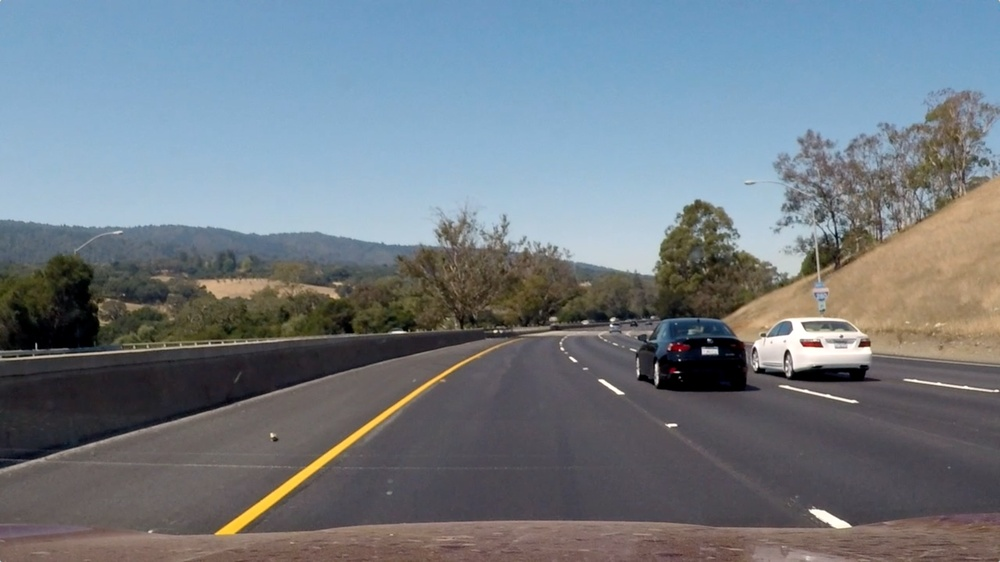
#> input picture trafficLight/test_code/test7.jpg, 1000 x 562 px, shrunk from 2560 x 1440 before the run
$ python hsvfilter.py
#> lines starting #> are read from the running program, lines starting #| are printed output that depends on the picture; after the words box and inside, x2 and y2 are one past the last pixel; in counts of white or black regions, pixels touching at a corner belong together
import matplotlib.pyplot as plt
import matplotlib.image as mpimg
import numpy as np
import cv2

# img = cv2.imread('test12.jpg')
# img = cv2.imread('test3.jpg')  # white test
img = cv2.imread('test7.jpg')  # yellow test
#> img is the input picture: shape (562, 1000, 3); mean B, G, R 131.2, 123, 113.8
# plt.imshow(img)
# plt.show()

# Convert BGR to HSV
hsv = cv2.cvtColor(img, cv2.COLOR_BGR2HSV)
#> hsv: shape (562, 1000, 3); mean H, S, V 84.4, 61.8, 140.6

# define range of blue color in HSV RGB? BGR? R255 G255
lower_yellow = np.array([0, 100, 100], dtype=np.uint8)  # x 254 200 70
upper_yellow = np.array([100, 255, 255], dtype=np.uint8)
# Threshold the HSV image to get only yellow colors 120 166 200
mask1 = cv2.inRange(hsv, lower_yellow, upper_yellow)
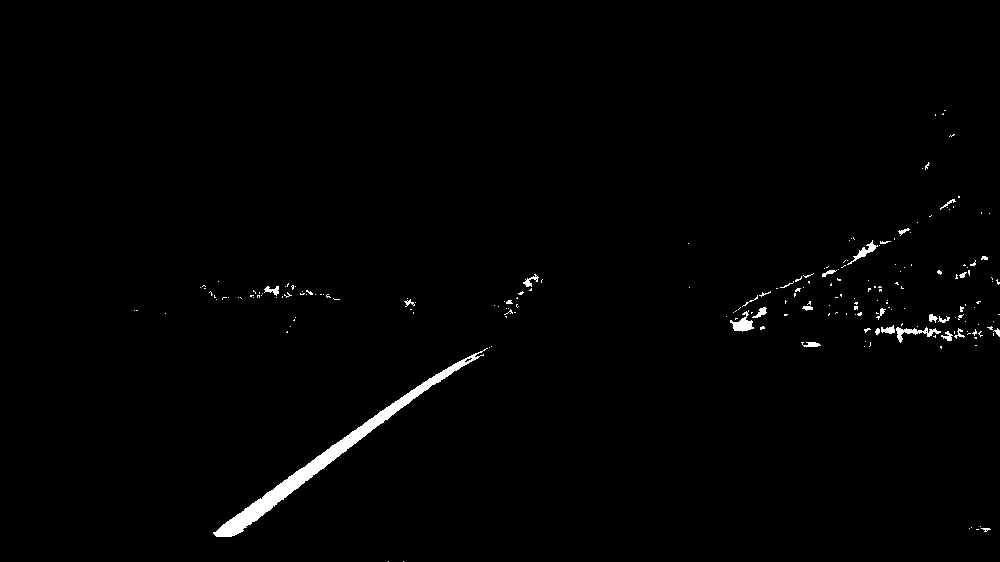
#> mask1: shape (562, 1000); 1.1% white; 207 white regions (178 under 20 px), largest, box (x1, y1, x2, y2) and area: (213, 348, 488, 537) 3610, (730, 310, 754, 332) 235, (896, 327, 941, 343) 234

# define range of blue color in HSV
lower_white = np.array([220, 220, 220], dtype=np.uint8)
upper_white = np.array([255, 255, 255], dtype=np.uint8)
# Threshold the HSV image to get only white colors
mask2 = cv2.inRange(img, lower_white, upper_white)
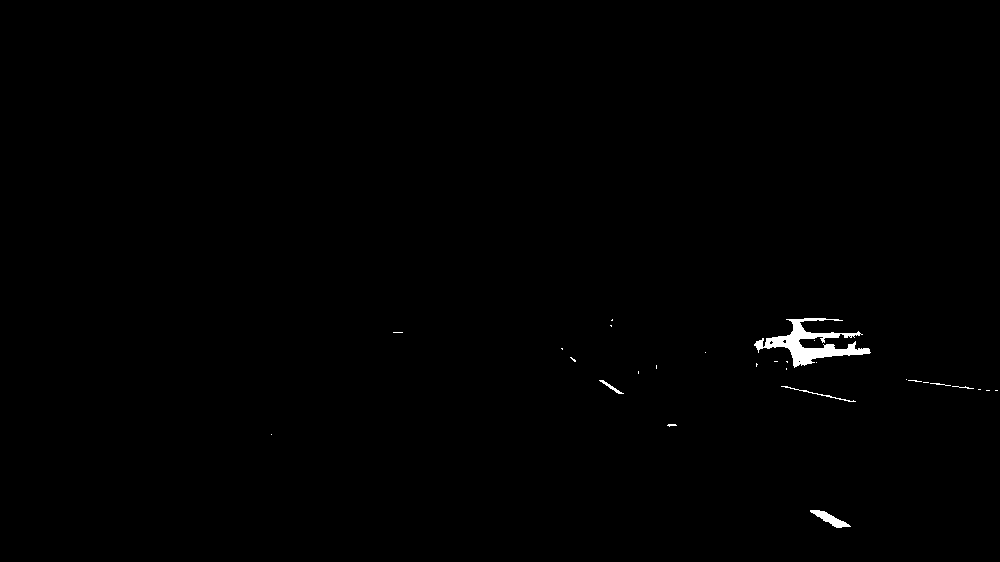
#> mask2: shape (562, 1000); 0.45% white; 28 white regions (22 under 20 px), largest, box (x1, y1, x2, y2) and area: (754, 318, 871, 368) 1923, (810, 510, 851, 528) 280, (781, 386, 856, 402) 103, (599, 380, 624, 394) 73, (930, 383, 951, 386) 25, (952, 386, 974, 389) 25

# Bitwise - AND mask and original image

res1 = cv2.bitwise_and(img, img, mask=mask1)
res2 = cv2.bitwise_and(img, img, mask=mask2)
res3 = cv2.bitwise_or(res1, res2)

# [6 lines of commented-out code are left out]

cv2.imwrite('test_mask1.jpg', res1)
cv2.imwrite('test_mask2.jpg', res2)
cv2.imwrite('test_mask3.jpg', res3)

$ run again, with trafficLight/test_code/test3.jpg copied over trafficLight/test_code/test7.jpg
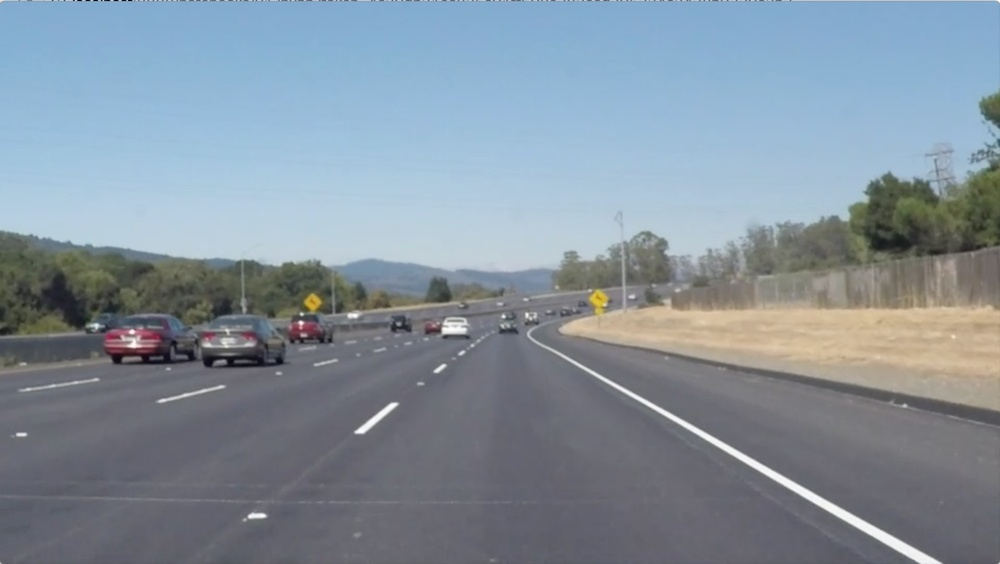
#> input picture trafficLight/test_code/test3.jpg, 1000 x 564 px, shrunk from 1920 x 1082 before the run
#> img is the input picture: shape (564, 1000, 3); mean B, G, R 157.1, 145.3, 132.2
#> hsv: shape (564, 1000, 3); mean H, S, V 97.8, 46, 161.1
#> `mask1 = cv2.inRange(hsv, lower_yellow, upper_yellow)`:
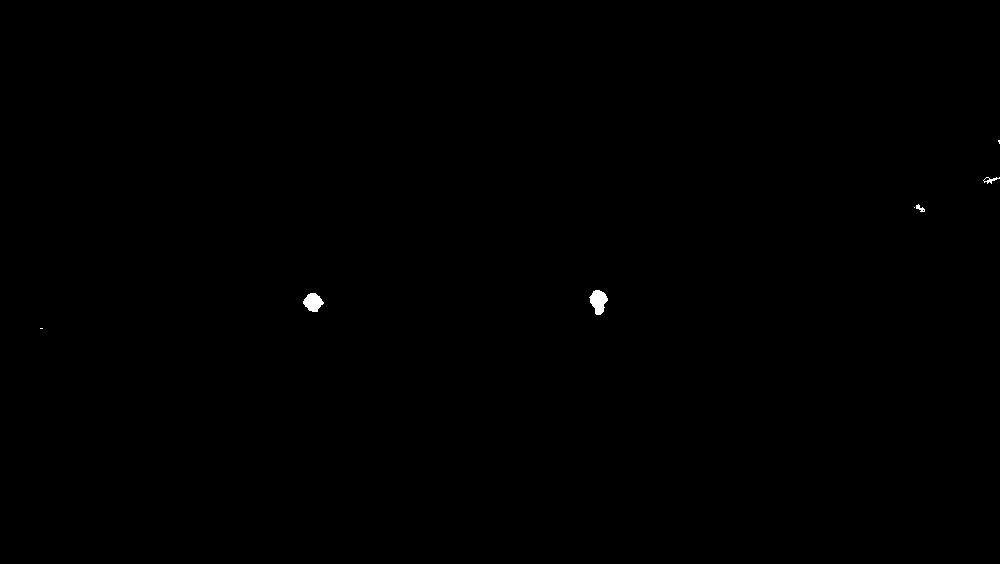
#> mask1: shape (564, 1000); 0.12% white; 7 white regions (3 under 20 px), largest, box (x1, y1, x2, y2) and area: (589, 290, 608, 315) 305, (303, 293, 324, 312) 267, (983, 177, 1000, 184) 47, (916, 204, 925, 212) 36
#> `mask2 = cv2.inRange(img, lower_white, upper_white)`:
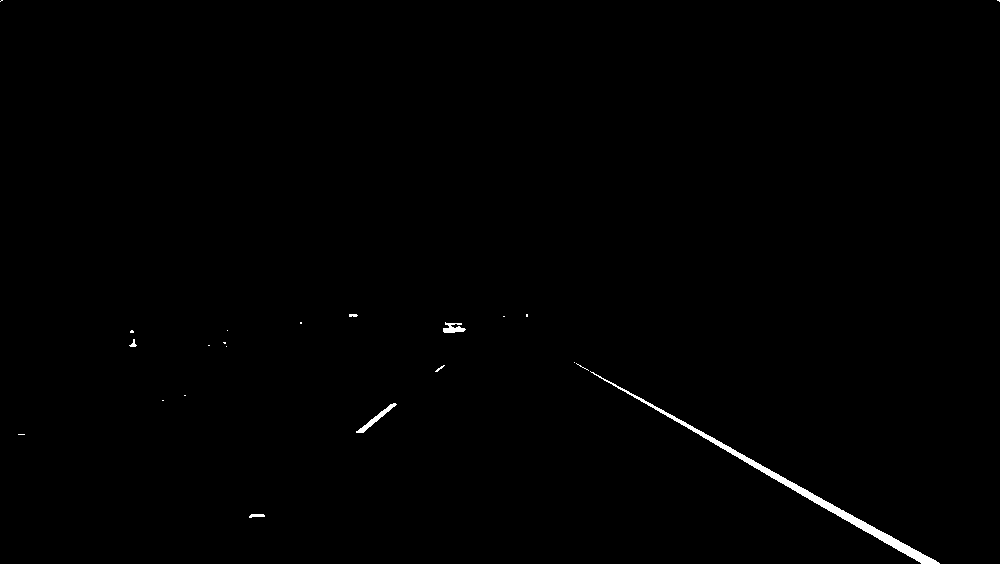
#> mask2: shape (564, 1000); 0.49% white; 22 white regions (15 under 20 px), largest, box (x1, y1, x2, y2) and area: (590, 371, 940, 564) 2200, (356, 403, 397, 433) 217, (443, 322, 466, 333) 150
